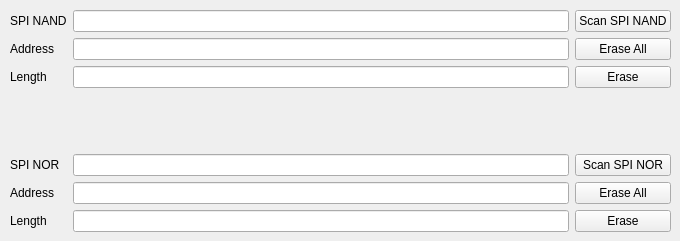
      <widget class="QWidget" name="spi_erase">
       <attribute name="title">
        <string>SPI Info</string>
       </attribute>
       <widget class="QWidget" name="gridLayoutWidget_4">
        <property name="geometry">
         <rect>
          <x>10</x>
          <y>10</y>
          <width>661</width>
          <height>222</height>
         </rect>
        </property>
        <layout class="QGridLayout" name="gridLayout_4">
         <item row="3" column="3">
          <widget class="QLineEdit" name="flash_spi_erase_spi_nand_length_lineEdit">
           <property name="text">
            <string/>
           </property>
          </widget>
         </item>
         <item row="7" column="3">
          <widget class="QLineEdit" name="flash_spi_erase_spi_nor_addr_lineEdit">
           <property name="text">
            <string/>
           </property>
          </widget>
         </item>
         <item row="6" column="3">
          <widget class="QLineEdit" name="flash_spi_erase_spi_nor_currect_nor_chip_lineEdit"/>
         </item>
         <item row="2" column="1">
          <widget class="QLabel" name="flash_spi_erase_spi_nand_address_label">
           <property name="text">
            <string>Address</string>
           </property>
          </widget>
         </item>
         <item row="3" column="4">
          <widget class="QPushButton" name="flash_spi_erase_spi_nand_erase_button">
           <property name="text">
            <string>Erase</string>
           </property>
          </widget>
         </item>
         <item row="0" column="3">
          <widget class="QLineEdit" name="flash_spi_erase_spi_nand_currect_nand_chip_lineEdit"/>
         </item>
         <item row="6" column="1">
          <widget class="QLabel" name="flash_spi_erase_spi_nor_label">
           <property name="text">
            <string>SPI NOR</string>
           </property>
          </widget>
         </item>
         <item row="5" column="3">
          <spacer name="verticalSpacer">
           <property name="orientation">
            <enum>Qt::Vertical</enum>
           </property>
           <property name="sizeHint" stdset="0">
            <size>
             <width>20</width>
             <height>40</height>
            </size>
           </property>
          </spacer>
         </item>
         <item row="0" column="1">
          <widget class="QLabel" name="flash_spi_erase_spi_nand_label">
           <property name="text">
            <string>SPI NAND</string>
           </property>
          </widget>
         </item>
         <item row="3" column="1">
          <widget class="QLabel" name="flash_spi_erase_spi_nand_length_label">
           <property name="text">
            <string>Length</string>
           </property>
          </widget>
         </item>
         <item row="0" column="4">
          <widget class="QPushButton" name="flash_spi_erase_spi_nand_scan_button">
           <property name="text">
            <string>Scan SPI NAND</string>
           </property>
          </widget>
         </item>
         <item row="2" column="3">
          <widget class="QLineEdit" name="flash_spi_erase_spi_nand_addr_lineEdit">
           <property name="text">
            <string/>
           </property>
          </widget>
         </item>
         <item row="6" column="4">
          <widget class="QPushButton" name="flash_spi_erase_spi_nor_scan_button">
           <property name="text">
            <string>Scan SPI NOR</string>
           </property>
          </widget>
         </item>
         <item row="7" column="1">
          <widget class="QLabel" name="flash_spi_erase_spi_nor_address_label">
           <property name="text">
            <string>Address</string>
           </property>
          </widget>
         </item>
         <item row="8" column="3">
          <widget class="QLineEdit" name="flash_spi_erase_spi_nor_length">
           <property name="text">
            <string/>
           </property>
          </widget>
         </item>
         <item row="8" column="1">
          <widget class="QLabel" name="flash_spi_erase_spi_nor_length_label">
           <property name="text">
            <string>Length</string>
           </property>
          </widget>
         </item>
         <item row="8" column="4">
          <widget class="QPushButton" name="flash_spi_erase_spi_nor_erase_button">
           <property name="text">
            <string>Erase</string>
           </property>
          </widget>
         </item>
         <item row="2" column="4">
          <widget class="QPushButton" name="flash_spi_erase_spi_nand_setall_button">
           <property name="text">
            <string>Erase All</string>
           </property>
          </widget>
         </item>
         <item row="7" column="4">
          <widget class="QPushButton" name="flash_spi_erase_spi_nor_setall_button">
           <property name="text">
            <string>Erase All</string>
           </property>
          </widget>
         </item>
        </layout>
       </widget>
      </widget>
